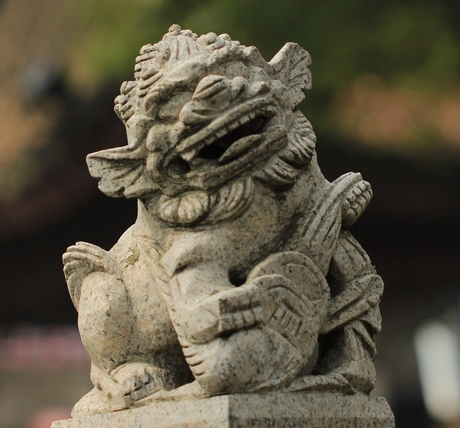
#> input picture stone01.jpg, 460 x 428 px
$ python 'find edge.py'
#> lines starting #> are read from the running program, lines starting #| are printed output that depends on the picture; after the words box and inside, x2 and y2 are one past the last pixel; in counts of white or black regions, pixels touching at a corner belong together
import cv2 as cv

img=cv.imread('stone01.jpg', 0)
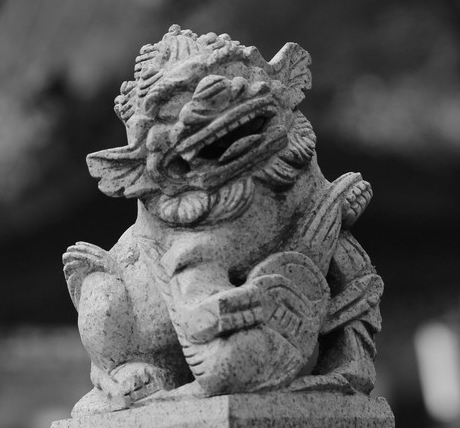
#> img: shape (428, 460); min 1, max 253, mean 85.7
edges01=cv.Canny(img, 100, 200)
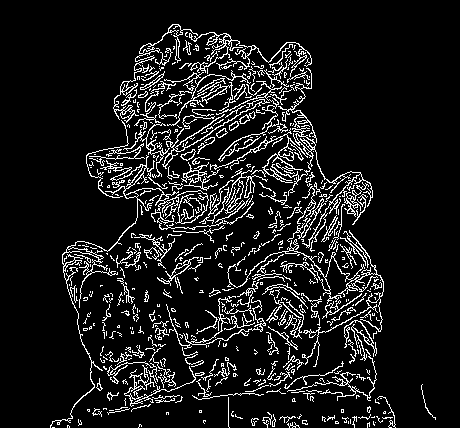
#> edges01: shape (428, 460); 10.1% white in thin lines or dots, all inside (x1, y1, x2, y2) = (50, 24, 436, 428)
edges02=cv.Canny(img, 150, 220)
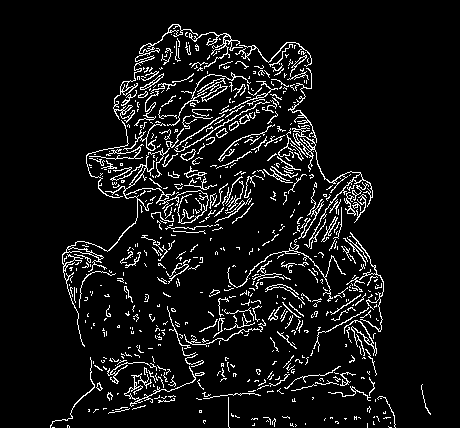
#> edges02: shape (428, 460); 7.5% white in thin lines or dots, all inside (x1, y1, x2, y2) = (50, 24, 431, 428)


cv.imshow('img', img)
cv.imshow('edges01', edges01)
cv.imshow('edges02', edges02)
cv.waitKey(0)
cv.destroyAllWindows()

$ run again, with 0_255.jpg copied over stone01.jpg
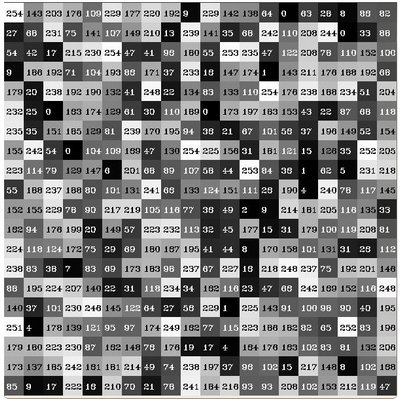
#> input picture 0_255.jpg, 400 x 399 px
#> `edges01=cv.Canny(img, 100, 200)`:
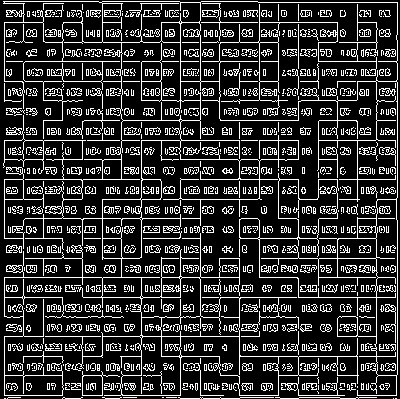
#> edges01: shape (399, 400); 19.7% white in thin lines or dots
#> `edges02=cv.Canny(img, 150, 220)`:
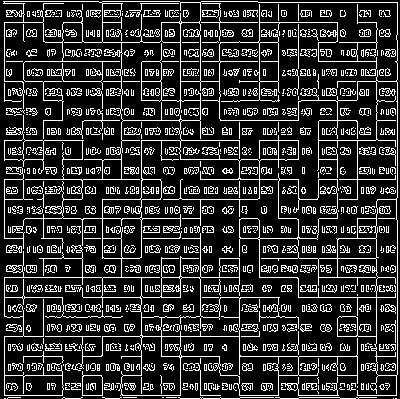
#> edges02: shape (399, 400); 19.3% white in thin lines or dots
